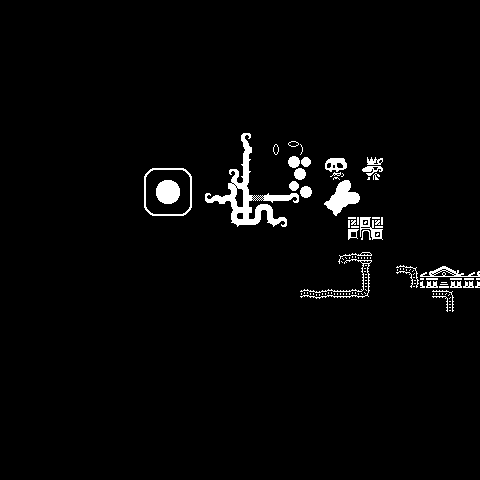

This is a level from a 2D game, rendered from its Tiled map with the project's own tilesets. A one-line summary and the map file follow, with tile-layer data summarised:
An orthogonal 40x40 tile map with 12x12 px tiles, 3 tile layers (bg, fg, ag).

<map version="1.10" tiledversion="1.10.2" orientation="orthogonal" renderorder="right-down" width="40" height="40" tilewidth="12" tileheight="12" infinite="0" backgroundcolor="#000000" nextlayerid="4" nextobjectid="1">
 <tileset firstgid="1" source="goblins.tsx" />
 <layer id="1" name="bg" width="40" height="40">
  <data>[1600 cells, 100 non-empty, 77 distinct tile ids]</data>
 </layer>
 <layer id="2" name="fg" width="40" height="40">
  <data>[1600 cells, 0 non-empty, 0 distinct tile ids]</data>
 </layer>
 <layer id="3" name="ag" width="40" height="40">
  <data>[1600 cells, 0 non-empty, 0 distinct tile ids]</data>
 </layer>
</map>
